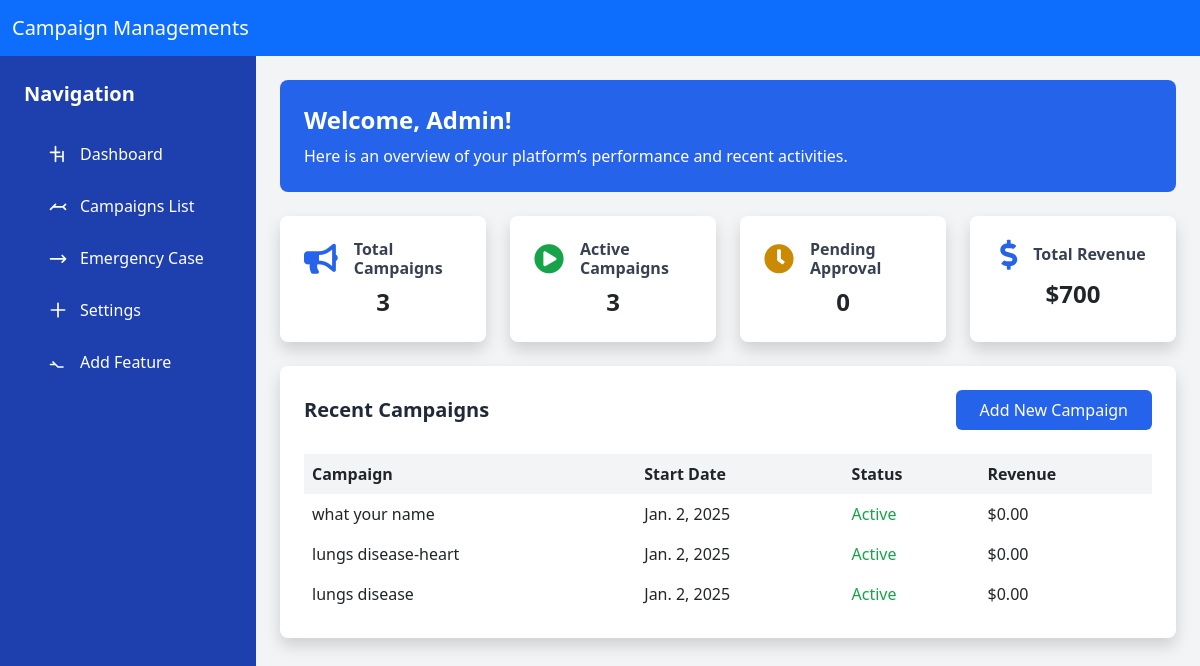
Screenshot of /admix/dashboard (signed in) with the database file from the repository.
### base/models.py (models this page shows, shortened)
class Campaign(models.Model):
    CATEGORY_CHOICES = [
        ('organisation/charity/npo/pbo', 'Organisation/Charity/NPO/PBO'),
        ('in loving memory of', 'In Loving Memory Of'),
        ('fire/drought/disaster/support', 'Fire/Drought/Disaster/Support'),
        ('education & training', 'Education & Training'),
        ('sport', 'sport'),
        ('Social welfare/commnity development/support', 'Social Welfare/Commnity Development/Support'),
        ('youth', 'youth'),
        ('arts & culture', 'Arts & Culture'),
        ('Nature conservation', 'Nature Conservation'),
        ('Animal Welfare/outreach', 'Animal Welfare/Outreach'),
        ('Vehicle', 'Vehicle'),
        ('Home', 'Home'),
        ('Business/App', 'Business/App'),
        ('legal', 'Legal'),
        ('Other', 'Other'),
    ]
    EVENT_CHOICE  = [
        ('aQuelle Midmar Mile 2025', 'aQuelle Midmar Mile 2025'),
        ('Hyrox johannesburg|Season 24/25', 'Hyrox johannesburg|Season 24/25'),
        ('vusa24', 'vusa24'),
        ('Comrades 2024', 'Comrades 2024'),
        ('WESEEYOU EVENT', 'WESEEYOU EVENT'),
        ('AMASHOVA DURBA CLASSIC', 'AMASHOVA DURBA CLASSIC'),
        ('IRONMAN 70.3 -2024', 'IRONMAN 70.3 -2024'),
        ('ANNUAL KIDS CHRISTMAS PARTY', 'ANNUAL KIDS CHRISTMAS PARTY'),
        ('aQuelle Midmar Mile 2025', 'aQuelle Midmar Mile 2025'),
    ]
    SECTOR_CHOICE = [
        ('child welfare','Child Welfare'),
        ('education','Education'),
        ('Community development','Community Development'),
        ('Environmental','Environmental'),
        ('Health','Health'),
        ('medical','Medical'),
    ]
    campaign_name = models.CharField( max_length=50)
    monetary = models.DecimalField( max_digits=15, decimal_places=2)
    category = models.CharField(max_length=100 , choices= CATEGORY_CHOICES)
    story = models.TextField()
    sector = models.CharField(max_length=100, choices=SECTOR_CHOICE, null=True)
    event = models.CharField(max_length=100, choices=EVENT_CHOICE)
    start_date = models.DateTimeField(auto_now_add=True)
    end_date = models.DateTimeField(auto_now_add=True)
    images = models.ImageField(upload_to='images/')
    video_url = models.URLField(max_length=1000 , blank=True)
    social_link  = models.URLField( max_length=1000, blank=True)
    address = models.CharField(max_length=100,null=True)
    address1 = models.CharField(max_length=100)
    city  = models.CharField( max_length=100)
    zipcode = models.CharField( max_length=50)
    state = models.CharField(max_length=50)
    country = CountryField(blank_label='(select country)', null=True, blank=True)
    organization_payment = models.BooleanField(default=False)
    single_payment = models.BooleanField(default=False)
    is_featured = models.BooleanField(default=False)
    user = models.ForeignKey(CustomUser, on_delete=models.CASCADE,blank=True,null=True)
    goal = models.DecimalField(max_digits=10, decimal_places=2,default=0.00)
    token = models.CharField( max_length=32, unique=True, blank=True, default=generate_unique_token)
    is_launch =models.BooleanField(default=False)
    is_status = models.BooleanField(default=False)
    is_emergency =models.BooleanField(default=False)

### admix/views.py (the view)
# urls.py: path('dashboard',dashboard,name='dashboard'),
@login_required(login_url='admix:login')
def dashboard(request):
    campaign_count =Campaign.objects.count()
    active_campaign = Campaign.objects.filter(is_launch= True).count()
    pending_campaign = Campaign.objects.filter(is_launch= False).count()
    total = Donation.objects.aggregate(total_amount=Sum('amount'))['total_amount']
    total = total if total else 0
    campaign = Campaign.objects.all().order_by('-start_date')[:3]
    context ={
        'campaign_count':campaign_count,
        'active_campaign':active_campaign,
        'pending_campaign':pending_campaign,
        'total':total,
        'campaign':campaign
    }
    return render (request, 'admin/dashboard.html',context)

### base/templates/admin/dashboard.html (shortened to what this page needs)
{% extends "admin/admin-base.html" %}
{% block content %}
<!DOCTYPE html>
<html lang="en">
<head>
    <script src="https://cdn.tailwindcss.com"></script>
    <link href="https://cdnjs.cloudflare.com/ajax/libs/font-awesome/5.15.4/css/all.min.css" rel="stylesheet">
</head>
<body class="bg-gray-100">
    <div class="flex min-h-screen flex-col md:flex-row">
        <aside class="w-full md:w-64 bg-blue-800 text-white p-6">
            <h2 class="text-xl font-semibold">Navigation</h2>
            <nav class="mt-4 space-y-2">
                <a href="/" class="flex items-center py-2.5 px-4 rounded hover:bg-blue-600">
                    <svg class="h-5 w-5 mr-3" xmlns="http://www.w3.org/2000/svg" fill="none" viewBox="0 0 24 24" stroke="currentColor">
                        <path stroke-linecap="round" stroke-linejoin="round" stroke-width="2" d="M3 10h11M9 21V3m9 18v-6m0 0H9m9 0V9"/>
                    </svg>
                    Dashboard
                </a>
                <a href="{% url 'admix:list_campaign' %}" class="flex items-center py-2.5 px-4 rounded hover:bg-blue-600">
                    <svg class="h-5 w-5 mr-3" xmlns="http://www.w3.org/2000/svg" fill="none" viewBox="0 0 24 24" stroke="currentColor">
                        <path stroke-linecap="round" stroke-linejoin="round" stroke-width="2" d="M3 16l3-3m0 0l3-3m-3 3h12m0 0l3 3m-3-3l3-3"/>
                    </svg>
                    Campaigns List
                </a>
                <a href="{% url 'admix:emergency' %}" class="flex items-center py-2.5 px-4 rounded hover:bg-blue-600">
                    <svg class="h-5 w-5 mr-3" xmlns="http://www.w3.org/2000/svg" fill="none" viewBox="0 0 24 24" stroke="currentColor">
                        <path stroke-linecap="round" stroke-linejoin="round" stroke-width="2" d="M17 9l4 4m0 0l-4 4m4-4H3"/>
                    </svg>
                    Emergency Case
                </a>
                <a href="#" class="flex items-center py-2.5 px-4 rounded hover:bg-blue-600">
                    <svg class="h-5 w-5 mr-3" xmlns="http://www.w3.org/2000/svg" fill="none" viewBox="0 0 24 24" stroke="currentColor">
                        <path stroke-linecap="round" stroke-linejoin="round" stroke-width="2" d="M12 4v16m8-8H4"/>
                    </svg>
                    Settings
                </a>
                <a href="#" class="flex items-center py-2.5 px-4 rounded hover:bg-blue-600">
                    <svg class="h-5 w-5 mr-3" xmlns="http://www.w3.org/2000/svg" fill="none" viewBox="0 0 24 24" stroke="currentColor">
                        <path stroke-linecap="round" stroke-linejoin="round" stroke-width="2" d="M3 15h6m0 0l3 3m-3-3l-3-3m6 6h6"/>
                    </svg>
                    Add Feature
                </a>
            </nav>
        </aside>
        <main class="flex-1 p-6">
            <section class="bg-blue-600 text-white rounded-lg p-6 mb-6">
                <h2 class="text-2xl font-bold">Welcome, Admin!</h2>
                <p class="mt-2">Here is an overview of your platform’s performance and recent activities.</p>
            </section>
            <section class="grid grid-cols-1 sm:grid-cols-2 md:grid-cols-4 gap-6 mb-6">
                <div class="bg-white shadow rounded-lg p-4">
                    <div class="flex items-center justify-center">
                        <i class="fas fa-bullhorn text-blue-600 text-3xl mr-4"></i>
                        <h3 class="text-gray-700 font-semibold">Total Campaigns</h3>
                    </div>
                    <p class="text-2xl font-bold text-center mt-2">{{campaign_count}}</p>
                </div>
                <div class="bg-white shadow rounded-lg p-4">
                    <div class="flex items-center justify-center">
                        <i class="fas fa-play-circle text-green-600 text-3xl mr-4"></i>
                        <h3 class="text-gray-700 font-semibold">Active Campaigns</h3>
                    </div>
                    <p class="text-2xl font-bold text-center mt-2">{{active_campaign}}</p>
                </div>
                <div class="bg-white shadow rounded-lg p-4">
                    <div class="flex items-center justify-center">
                        <i class="fas fa-clock text-yellow-600 text-3xl mr-4"></i>
                        <h3 class="text-gray-700 font-semibold">Pending Approval</h3>
                    </div>
                    <p class="text-2xl font-bold text-center mt-2">{{pending_campaign}}</p>
                </div>
                <div class="bg-white shadow rounded-lg p-4">
                    <div class="flex items-center justify-center">
                        <i class="fas fa-dollar-sign text-blue-600 text-3xl mr-4"></i>
                        <h3 class="text-gray-700 font-semibold">Total Revenue</h3>
                    </div>
                    <p class="text-2xl font-bold text-center mt-2">${{total}}</p>
                </div>
            </section>
            <section class="bg-white shadow rounded-lg p-6">
                <div class="flex justify-between items-center mb-4">
                    <h2 class="text-xl font-semibold text-gray-800">Recent Campaigns</h2>
                    <a href="#" class="px-4 py-2 bg-blue-600 text-white rounded hover:bg-blue-700">
                        Add New Campaign
                    </a>
                </div>
                <table class="w-full table-auto border-collapse">
                    <thead>
                        <tr class="bg-gray-100">
                            <th class="p-2 text-left">Campaign</th>
                            <th class="p-2 text-left">Start Date</th>
                            <th class="p-2 text-left">Status</th>
                            <th class="p-2 text-left">Revenue</th>
                        </tr>
                    </thead>
                    <tbody>
                        {% if  campaign %}
                        {% for campaign in campaign  %}
                        <tr>
                            <td class="p-2">{{campaign.campaign_name}}</td>
                            <td class="p-2">{{campaign.start_date|date}}</td>
                            {% if campaign.is_launch %}
                            <td class="p-2 text-green-600">Active</td>
                            {% else %}
                            <td class="p-2 text-yellow-600">Pending</td>
                            {% endif %}
                            <td class="p-2">${{campaign.goal}}</td>
                        </tr>
                        {% endfor %}
                        {% endif %}
                    </tbody>
                </table>
            </section>
        </main>
    </div>
</body>
</html>
{% endblock content %}

### base/templates/admin/admin-base.html (style rules this page uses)
body { background-color: #f8f9fa; }

### rows the page displays
Campaign: campaign_name "what your name", start_date "Jan. 2, 2025", is_launch "Active", goal "0.00"
Campaign: campaign_name "lungs disease-heart", start_date "Jan. 2, 2025", is_launch "Active", goal "0.00"
Campaign: campaign_name "lungs disease", start_date "Jan. 2, 2025", is_launch "Active", goal "0.00"

### other values shown
{{ campaign_count }} "3"
{{ active_campaign }} "3"
{{ pending_campaign }} "0"
{{ total }} "700"
